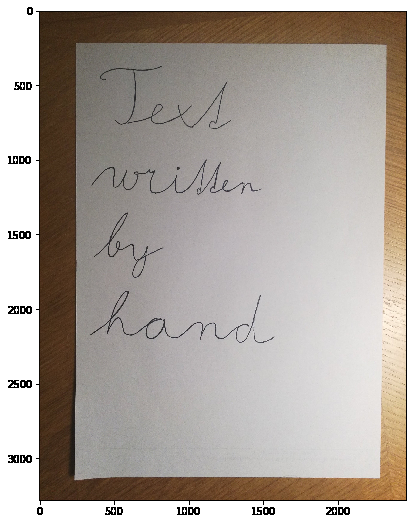
#> input picture images/test.png, 417 x 524 px, found by its file name
$ python concatenate.py
#> lines starting #> are read from the running program, lines starting #| are printed output that depends on the picture
import cv2
import numpy as np
import shortuuid

heightImg = 1840
widthImg = 900

card_image_front = cv2.resize(cv2.imread("./images/test.png"), (widthImg, heightImg))
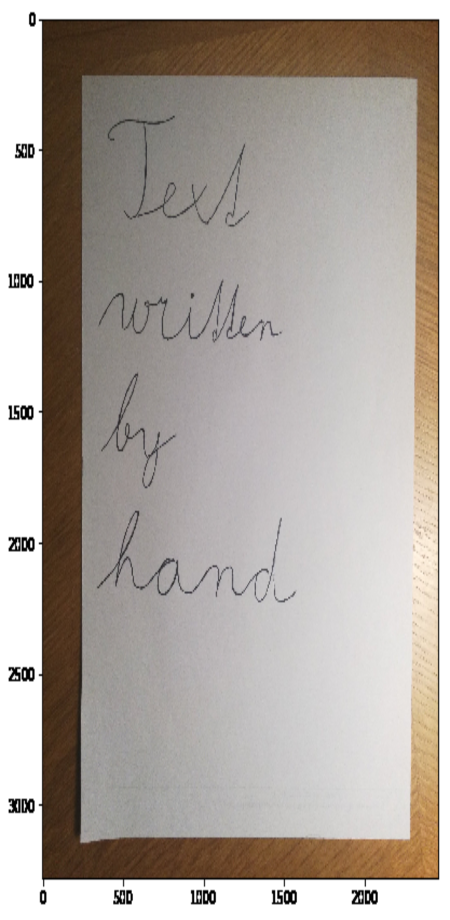
#> card_image_front: shape (1840, 900, 3) (shown at 1/2 size); mean B, G, R 159.2, 165.9, 173.9
card_image_back = cv2.resize(cv2.imread("./images/test.png"), (widthImg, heightImg))
imgBar = np.zeros((heightImg, 15, 3), np.uint8)  # CREATE A BLANK IMAGE FOR TESTING DEBUGING IF REQUIRED

#> (the run stopped early here; a loop or call above may not have finished)
